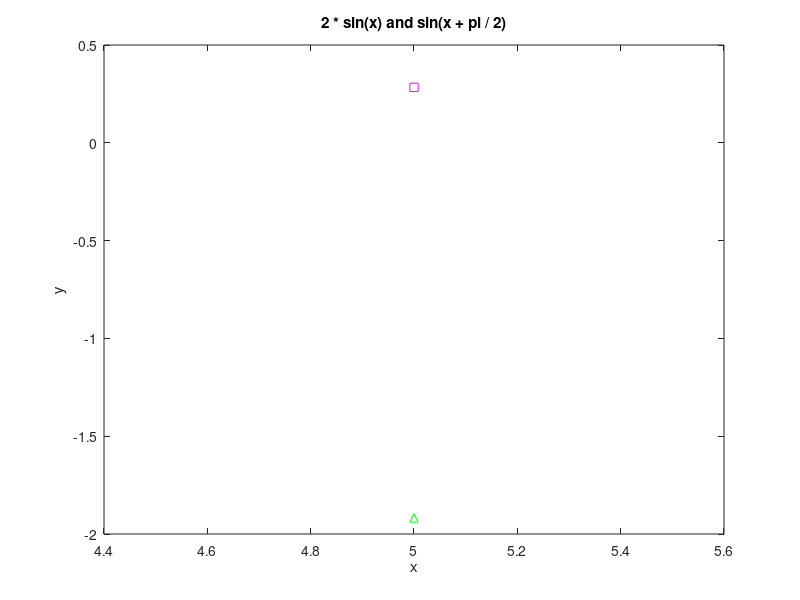

The MATLAB source for this figure:
function [x, f1, f2] = draw_2()
  x1 = input("x1 = ");
  x2 = input("x2 = ");
  if x1 > x2
    "Incorrect interval"
    return;
  end
  x = [x1 : 0.05 : x2];
  
  f1 = arrayfun(@(x) 2 * sin(x), x);
  f2 = arrayfun(@(x) sin(x + pi / 2), x);
  
  plot(x, f1, "^g", x, f2, "sm");
  title('2 * sin(x) and sin(x + pi / 2)');
  xlabel('x');
  ylabel('y');

  if nargout < 2
        x = [];
        x(:, 1) = [x1 : 0.05 : x2];
        x(:, 2) = f1;
        x(:, 3) = f2;
  end
endfunction